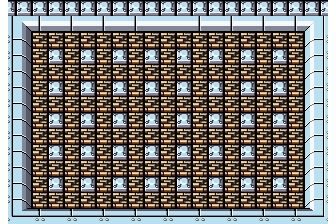

Below is a game level as drawn by its tile map, then a one-line description and the .tmx that defines it (tile-layer data replaced by summaries):
An orthogonal 21x14 tile map with 16x16 px tiles, 4 tile layers (blockedtiles, spawntiles, background, softtiles), 4 tilesets.

<map version="1.0" orientation="orthogonal" width="21" height="14" tilewidth="16" tileheight="16">
 <tileset firstgid="1" name="spawn-block" tilewidth="16" tileheight="16">
  <image source="spawn-block.png" width="16" height="16" />
 </tileset>
 <tileset firstgid="2" name="block" tilewidth="16" tileheight="16">
  <image source="block.png" width="16" height="16" />
 </tileset>
 <tileset firstgid="3" name="hard-block" tilewidth="16" tileheight="16">
  <image source="block.png" width="16" height="16" />
 </tileset>
 <tileset firstgid="4" name="background1" tilewidth="16" tileheight="16">
  <image source="background.png" width="336" height="224" />
 </tileset>
 <layer name="blockedtiles" width="21" height="14">
  <properties>
   <property name="cc_vertexz " value="automatic" />
   <property name="type" value="hardblocks" />
   <property name="visible" value="0" />
  </properties>
  <data>[294 cells, 147 non-empty, 1 distinct tile ids]</data>
 </layer>
 <layer name="spawntiles" width="21" height="14">
  <properties>
   <property name="cc_vertexz " value="automatic" />
   <property name="type" value="spawns" />
  </properties>
  <data>[294 cells, 8 non-empty, 1 distinct tile ids]</data>
 </layer>
 <layer name="background" width="21" height="14">
  <properties>
   <property name="cc_vertexz " value="-1000" />
   <property name="type" value="background" />
  </properties>
  <data>[294 cells, 294 non-empty, 294 distinct tile ids]</data>
 </layer>
 <layer name="softtiles" width="21" height="14">
  <properties>
   <property name="cc_vertexz " value="automatic" />
   <property name="type" value="softblocks" />
  </properties>
  <data>[294 cells, 147 non-empty, 1 distinct tile ids]</data>
 </layer>
</map>
